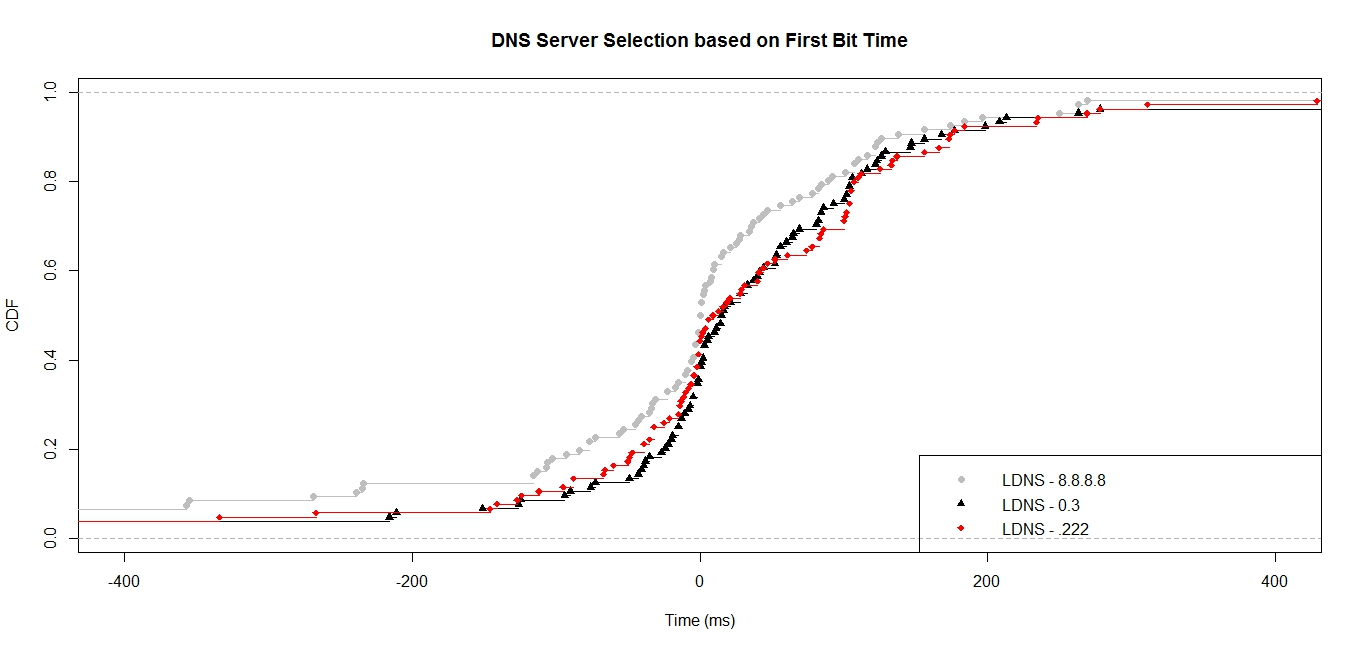

Generate this figure with R:
ldns_google <- c(-84, -357, -10, 138, 27, -3, -34, 110, 3, -235, -1034, 116, 82, -107, -6, 184, -31, -3, 0, -5, 269, -45, -9, 122, 263, 84, 28, 1, 34, -116, -1399, 174, -10, -93, -269, -749, 263, -15, 107, -234, 37, -23, 15, 9, -17, 1, 25, -23, 107, 36, -116, 10, 78, -106, 0, -53, 0, -355, 156, -1000, 64, -1115, 126, 101, 41, 47, -77, 89, -73, 56, 2, -6, -77, -1, -43, -239, 8, 69, 1049, -113, 16, -35, 250, -1, -1059, -984, 92, 122, 196, -3, 123, 21, 44, -1, 9, -56, 1589, 1, -41, -33, 0, -103, 7, 4, 15, 2)

ldns_03 <- c(-2, -935, 213, 1, 129, -39, -216, 64, 60, 14, 827, 126, 82, 3, 177, 16, -27, 168, -1149, -1002, -73, -43, -19, -13, 468, 84, 28, 2, 0, 116, -41, 17, -125, 278, -90, 263, 112, 86, 37, -8, 146, 6, 147, 104, 104, 106, 53, 33, -7, 10, 56, -1, 21, -15, -13, -5, 156, 100, 102, 1115, -22, -38, -151, 11, -76, 93, 28, 56, -2, -15, 33, -94, 81, -126, 5, -211, 198, 106, -2, -35, 0, -49, -24, 69, 3, 122, 208, -11, 123, 84, 44, 40, 53, 52, 1184, -5, 41, -20, 0, -898, 65, 3, 15, 15)

ldns_222 <- c(-4, 133, 101, 137, -88, -32, -39, 110, -60, 235, 832, 19, 83, 6, 177, 184, 166, -1409, -124, 173, 269, -334, -39, 125, 429, 61, -4, 0, -6, -141, 174, -2, -47, -1169, 311, -750, -112, 84, -267, -21, 100, 13, 112, -8, 104, 104, 6, 107, 40, -67, -14, 78, -15, 21, -95, 105, -35, 156, 100, 102, 173, -25, 47, 41, 1, -66, 31, 28, -10, 0, 2, -88, -1, 83, 9, 105, 278, 107, 16, -453, 0, -49, -146, -127, -50, 105, 234, -2, 74, 86, 44, -1, 4, 52, 1589, -11, 41, -1, -32, -14, -13, 29, -32, 134)

ldns_google_val = ecdf(ldns_google)
ldns_03_val = ecdf(ldns_03)
ldns_222_val = ecdf(ldns_222)

plot(ldns_google_val, lty=1, col="grey", pch = 16, xlab="Time (ms)", ylab="CDF", main="DNS Server Selection based on First Bit Time", xlim=c(-400, 400))
lines(ldns_03_val, pch = 17, col = "black")
lines(ldns_222_val, pch = 18, col = "red")

legend("bottomright",  pch = c(16, 17, 18), legend=c("LDNS - 8.8.8.8", "LDNS - 0.3", "LDNS - .222"), col=c("grey", "black", "red"))
